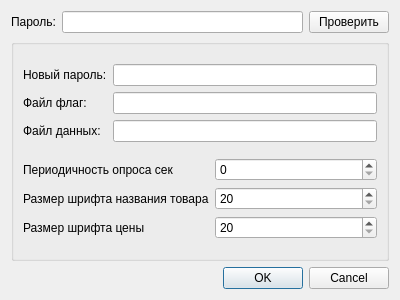
<?xml version="1.0" encoding="UTF-8"?>
<ui version="4.0">
 <class>SettingsDialog</class>
 <widget class="QDialog" name="SettingsDialog">
  <property name="geometry">
   <rect>
    <x>0</x>
    <y>0</y>
    <width>400</width>
    <height>300</height>
   </rect>
  </property>
  <property name="windowTitle">
   <string>Valera</string>
  </property>
  <layout class="QVBoxLayout" name="verticalLayout_6">
   <item>
    <layout class="QHBoxLayout" name="horizontalLayout">
     <item>
      <widget class="QLabel" name="lPassword">
       <property name="text">
        <string>Пароль:</string>
       </property>
      </widget>
     </item>
     <item>
      <widget class="QLineEdit" name="lePassword">
       <property name="echoMode">
        <enum>QLineEdit::Password</enum>
       </property>
      </widget>
     </item>
     <item>
      <widget class="QPushButton" name="pbCheck">
       <property name="text">
        <string>Проверить</string>
       </property>
      </widget>
     </item>
    </layout>
   </item>
   <item>
    <widget class="QGroupBox" name="gbData">
     <property name="title">
      <string/>
     </property>
     <layout class="QVBoxLayout" name="verticalLayout_5">
      <item>
       <layout class="QHBoxLayout" name="horizontalLayout_2">
        <item>
         <layout class="QVBoxLayout" name="verticalLayout_2">
          <item>
           <widget class="QLabel" name="label_2">
            <property name="text">
             <string>Новый пароль:</string>
            </property>
           </widget>
          </item>
          <item>
           <widget class="QLabel" name="label">
            <property name="text">
             <string>Файл флаг:</string>
            </property>
           </widget>
          </item>
          <item>
           <widget class="QLabel" name="label_3">
            <property name="text">
             <string>Файл данных:</string>
            </property>
           </widget>
          </item>
         </layout>
        </item>
        <item>
         <layout class="QVBoxLayout" name="verticalLayout">
          <item>
           <widget class="QLineEdit" name="leNewPassword"/>
          </item>
          <item>
           <widget class="QLineEdit" name="leFileFlag"/>
          </item>
          <item>
           <widget class="QLineEdit" name="leDataFile"/>
          </item>
         </layout>
        </item>
       </layout>
      </item>
      <item>
       <layout class="QHBoxLayout" name="horizontalLayout_3">
        <item>
         <layout class="QVBoxLayout" name="verticalLayout_3">
          <item>
           <widget class="QLabel" name="label_4">
            <property name="text">
             <string>Периодичность опроса сек</string>
            </property>
           </widget>
          </item>
          <item>
           <widget class="QLabel" name="label_5">
            <property name="text">
             <string>Размер шрифта названия товара</string>
            </property>
           </widget>
          </item>
          <item>
           <widget class="QLabel" name="label_6">
            <property name="text">
             <string>Размер шрифта цены</string>
            </property>
           </widget>
          </item>
         </layout>
        </item>
        <item>
         <layout class="QVBoxLayout" name="verticalLayout_4">
          <item>
           <widget class="QSpinBox" name="sbTimeout">
            <property name="maximum">
             <number>600</number>
            </property>
           </widget>
          </item>
          <item>
           <widget class="QSpinBox" name="sbName">
            <property name="minimum">
             <number>20</number>
            </property>
            <property name="maximum">
             <number>200</number>
            </property>
           </widget>
          </item>
          <item>
           <widget class="QSpinBox" name="sbPrice">
            <property name="minimum">
             <number>20</number>
            </property>
            <property name="maximum">
             <number>200</number>
            </property>
           </widget>
          </item>
         </layout>
        </item>
       </layout>
      </item>
     </layout>
    </widget>
   </item>
   <item>
    <widget class="QDialogButtonBox" name="buttonBox">
     <property name="orientation">
      <enum>Qt::Horizontal</enum>
     </property>
     <property name="standardButtons">
      <set>QDialogButtonBox::Cancel|QDialogButtonBox::Ok</set>
     </property>
    </widget>
   </item>
  </layout>
 </widget>
 <resources/>
 <connections>
  <connection>
   <sender>buttonBox</sender>
   <signal>accepted()</signal>
   <receiver>SettingsDialog</receiver>
   <slot>accept()</slot>
   <hints>
    <hint type="sourcelabel">
     <x>248</x>
     <y>254</y>
    </hint>
    <hint type="destinationlabel">
     <x>157</x>
     <y>274</y>
    </hint>
   </hints>
  </connection>
  <connection>
   <sender>buttonBox</sender>
   <signal>rejected()</signal>
   <receiver>SettingsDialog</receiver>
   <slot>reject()</slot>
   <hints>
    <hint type="sourcelabel">
     <x>316</x>
     <y>260</y>
    </hint>
    <hint type="destinationlabel">
     <x>286</x>
     <y>274</y>
    </hint>
   </hints>
  </connection>
 </connections>
</ui>
